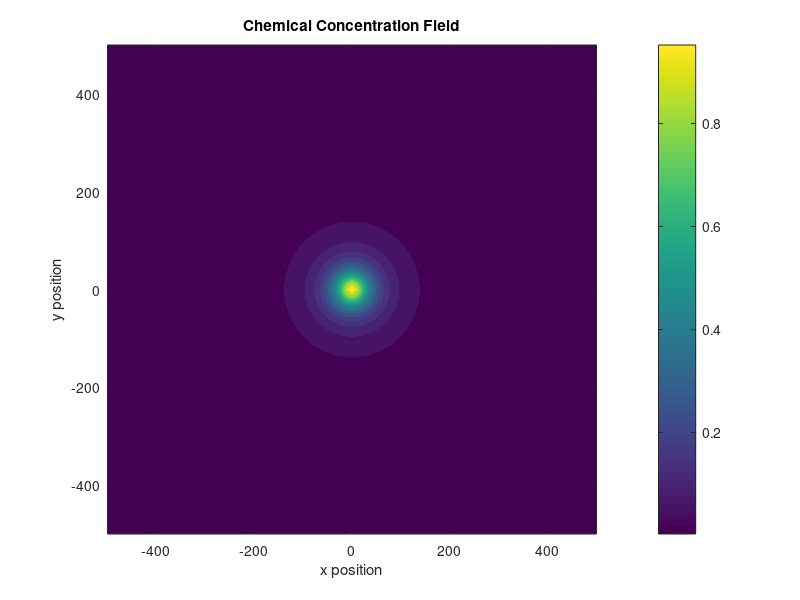
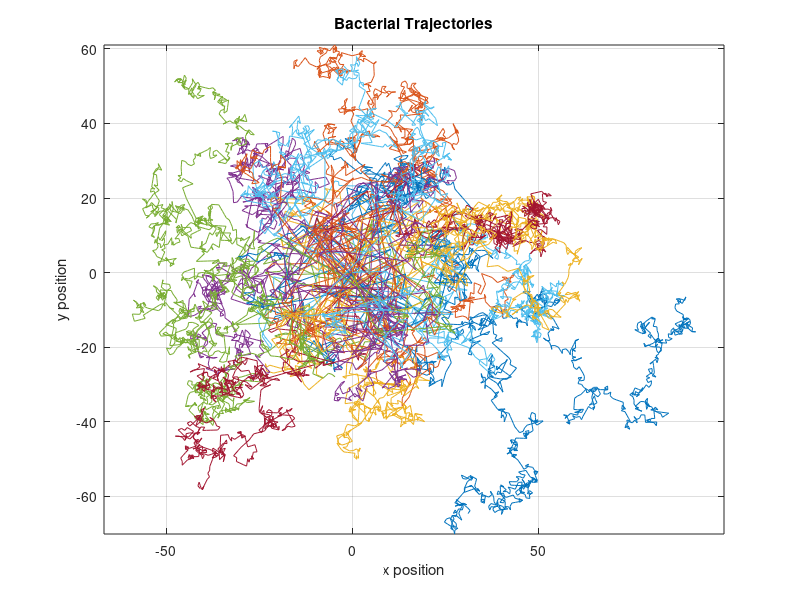
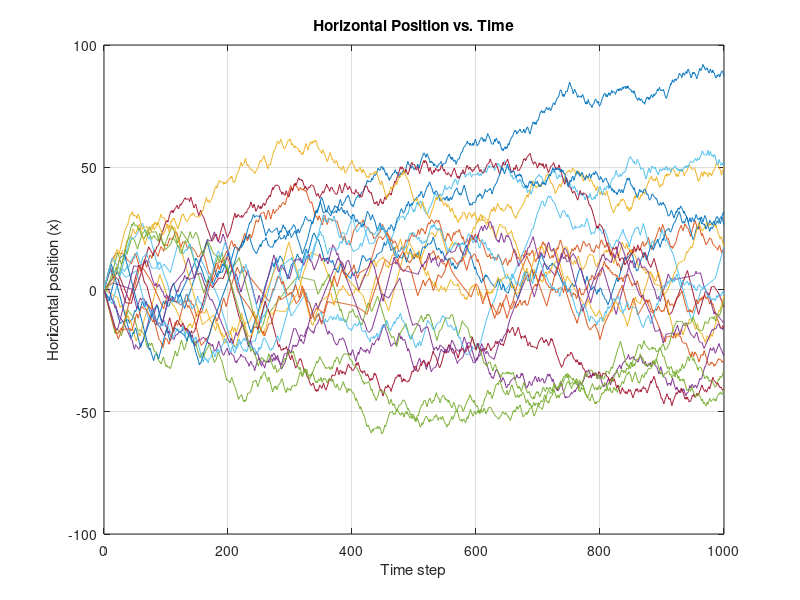
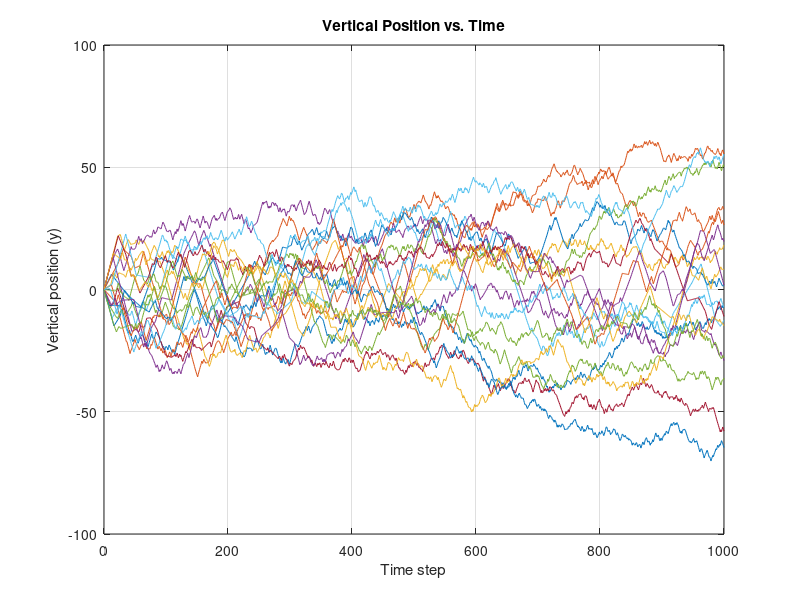

MATLAB code to generate these figures, in order:
% CHEMOTAXIS SIMULATION 
% One MATLAB script     
% Concentration: z = 1 / (1 + 0.001*(x^2 + y^2))
% Tumbling probability: P_tumble = 1 - z
%
% This model makes tumbling probability depend on position.
% It does not add a directional bias toward the concentration source.

clear;
clc;
close all;

%% 1. Simulation settings
numberOfBacteria = 20;
numberOfSteps = 1000;
stepLength = 1;
rng(42); % Repeatable random sequence

%% 2. Chemical concentration field
gridLimit = 500;
numberOfGridPoints = 101;

xValues = linspace(-gridLimit, gridLimit, numberOfGridPoints);
yValues = linspace(-gridLimit, gridLimit, numberOfGridPoints);
[Xgrid, Ygrid] = meshgrid(xValues, yValues);

Z = 1 ./ (1 + 0.001 .* (Xgrid.^2 + Ygrid.^2));

%% 3. Set up bacterial positions
% All bacteria start at (0, 0).
xPosition = zeros(numberOfBacteria, numberOfSteps + 1);
yPosition = zeros(numberOfBacteria, numberOfSteps + 1);

% Each bacterium starts in a random direction.
direction = 2 * pi * rand(numberOfBacteria, 1);

% Store the tumbling probability at each time step.
tumblingProbability = zeros(numberOfBacteria, numberOfSteps);

%% 4. Simulate movement
for step = 1:numberOfSteps
    for bacterium = 1:numberOfBacteria

        currentX = xPosition(bacterium, step);
        currentY = yPosition(bacterium, step);

        % Calculate concentration and tumbling probability here.
        localConcentration = 1 / (1 + 0.001 * ...
            (currentX^2 + currentY^2));
        localTumblingProbability = 1 - localConcentration;

        tumblingProbability(bacterium, step) = ...
            localTumblingProbability;

        % A tumble means choosing a new random direction.
        if rand < localTumblingProbability
            direction(bacterium) = 2 * pi * rand;
        end

        % Move one step in the current direction.
        xPosition(bacterium, step + 1) = currentX + ...
            stepLength * cos(direction(bacterium));
        yPosition(bacterium, step + 1) = currentY + ...
            stepLength * sin(direction(bacterium));
    end
end

%% 5. Create folder for saved figures
resultsFolder = fullfile(pwd, 'Results');
if ~exist(resultsFolder, 'dir')
    mkdir(resultsFolder);
end

%% 6. Figure 1: Chemical concentration field
figure(1);
contourf(Xgrid, Ygrid, Z, 20, 'LineColor', 'none');
colorbar;
xlabel('x position');
ylabel('y position');
title('Chemical Concentration Field');
axis equal;
saveas(gcf, fullfile(resultsFolder, 'Figure1_Concentration.png'));

%% 7. Figure 2: Bacterial trajectories
figure(2);
plot(xPosition', yPosition');
xlabel('x position');
ylabel('y position');
title('Bacterial Trajectories');
axis equal;
grid on;
saveas(gcf, fullfile(resultsFolder, 'Figure2_Trajectories.png'));

%% 8. Figure 3: Horizontal position versus time
figure(3);
plot(0:numberOfSteps, xPosition');
xlabel('Time step');
ylabel('Horizontal position (x)');
title('Horizontal Position vs. Time');
grid on;
saveas(gcf, fullfile(resultsFolder, 'Figure3_X_Position.png'));

%% 9. Figure 4: Vertical position versus time
figure(4);
plot(0:numberOfSteps, yPosition');
xlabel('Time step');
ylabel('Vertical position (y)');
title('Vertical Position vs. Time');
grid on;
saveas(gcf, fullfile(resultsFolder, 'Figure4_Y_Position.png'));

%% 10. Figure 5: Average tumbling probability versus time
averageTumblingProbability = mean(tumblingProbability, 1);
figure(5);
plot(1:numberOfSteps, averageTumblingProbability, 'LineWidth', 1.5);
xlabel('Time step');
ylabel('Average tumbling probability');
title('Average Tumbling Probability vs. Time');
ylim([0 1]);
grid on;
saveas(gcf, fullfile(resultsFolder, 'Figure5_Tumbling_Probability.png'));

%% 11. Finish
disp('Simulation finished successfully.');
disp('The five figures were saved in the Results folder:');
disp(resultsFolder);
